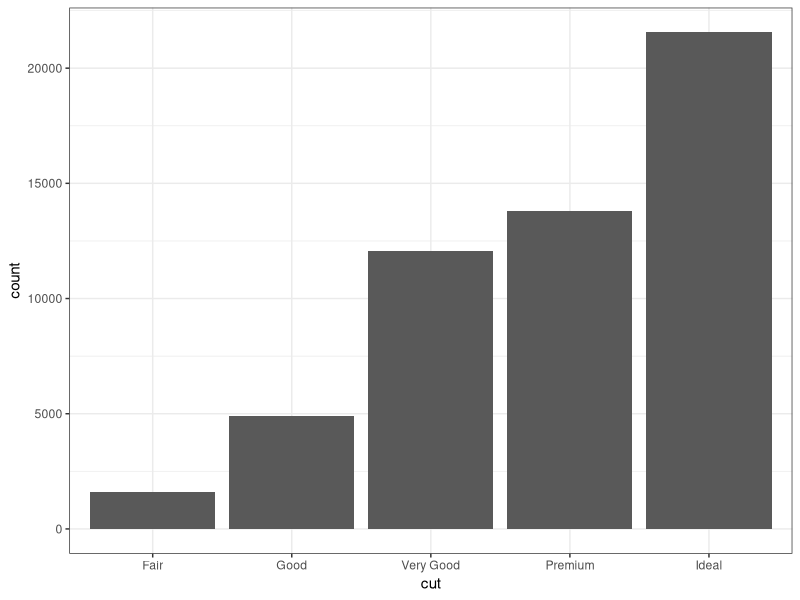
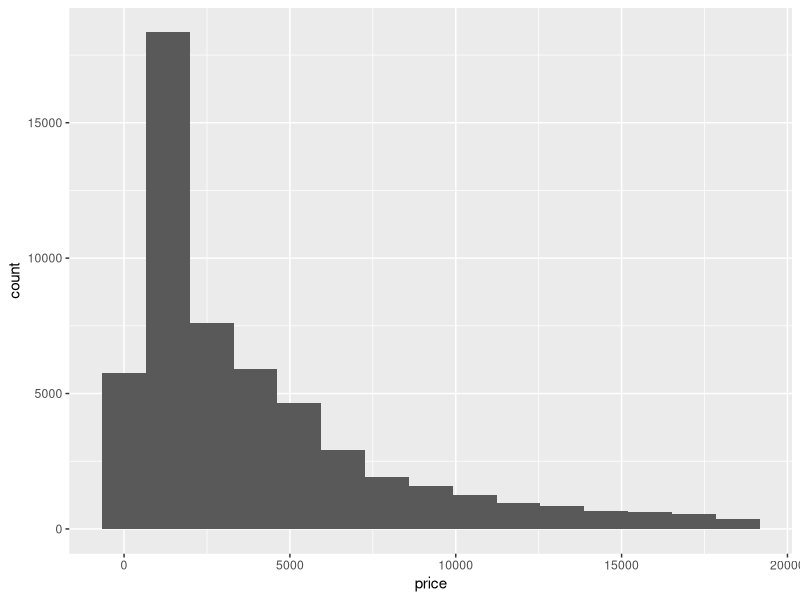
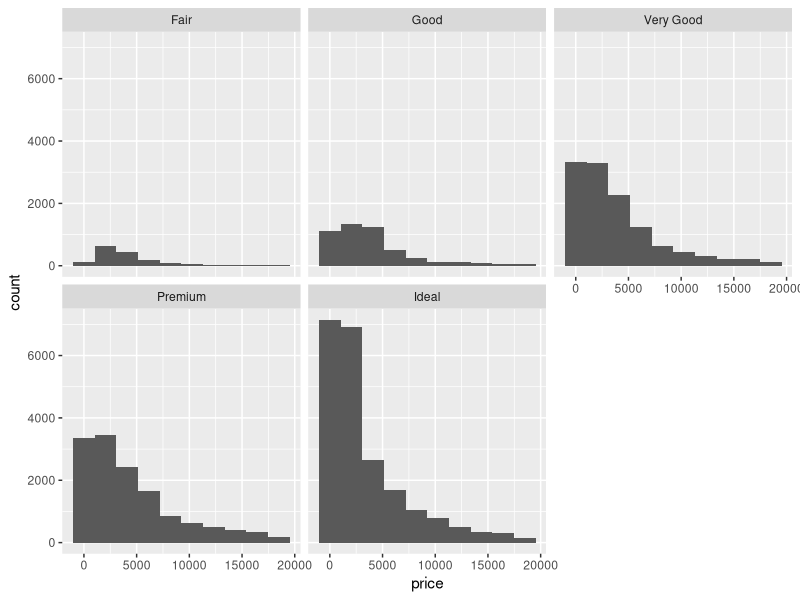
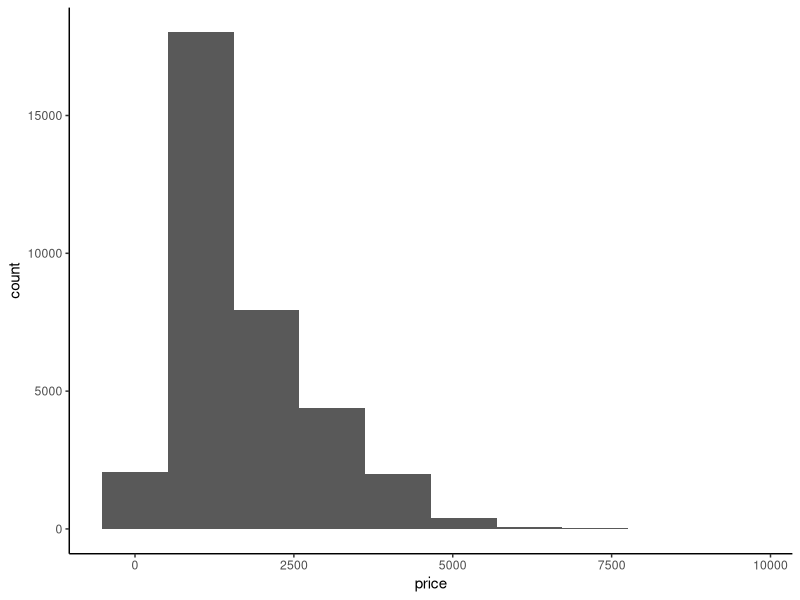
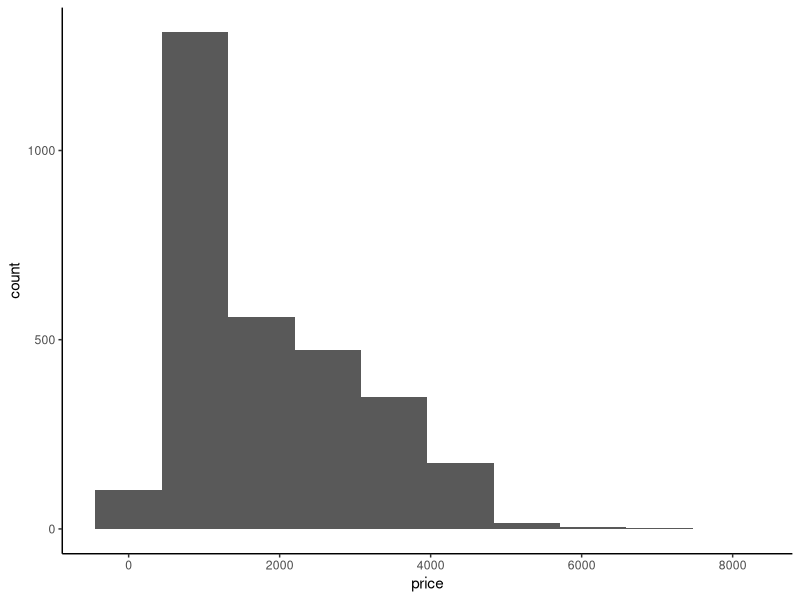

Generate these figures, in order, with R:
#Variation
#tendency of the values of a variable to change 
#from measurement to measurement.

#each variable has its own pattern of variation
#the best way to understand that pattern is to visualize the
#distribution of the variable's values.

##two types of variable
##categorical: use a bar chart 
library(ggplot2)
data(diamonds)
#Q1:How does the cut of the variables distributed in the diamonds data?
ggplot(diamonds,aes(x=cut))+
  geom_bar()+theme_bw()


##numerical: use a histogram
#Q2: how does the price distribute in the dismonds data?
ggplot(diamonds,aes(x=price))+
  geom_histogram(bins=15)
#Q3:How does the price distribute differently for different cut?

ggplot(diamonds,aes(x=price,group=cut))+
  geom_histogram(bins=10)+
  facet_wrap(~cut,nrow=2)

#Q4: for the diamonds with less than 1 carat, how does price distribute?

library(dplyr)
diamonds %>% 
  filter(carat<1) %>% 
  ggplot(.,aes(x=price))+
  geom_histogram(bins=10)+
  theme_classic()

#Q5: for diamonds less than 1 carat, cut being good, how does price distribute?

diamonds %>% 
  filter(carat<1,cut=="Good") %>% 
  ggplot(.,aes(x=price))+
  geom_histogram(bins=10)+
  theme_classic()

###Q6: how many observations for each type of cut?

diamonds %>% 
  count(cut)



